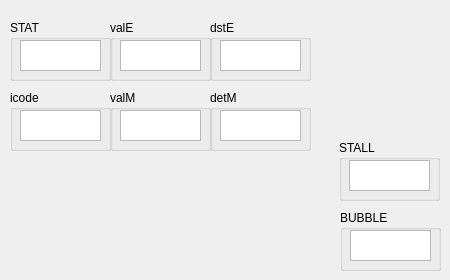
      <widget class="QWidget" name="Write_back">
       <attribute name="title">
        <string>Write_back</string>
       </attribute>
       <widget class="QGroupBox" name="groupBox_76">
        <property name="geometry">
         <rect>
          <x>340</x>
          <y>210</y>
          <width>101</width>
          <height>61</height>
         </rect>
        </property>
        <property name="title">
         <string>BUBBLE</string>
        </property>
        <widget class="QTextBrowser" name="W_bubble">
         <property name="geometry">
          <rect>
           <x>10</x>
           <y>20</y>
           <width>81</width>
           <height>31</height>
          </rect>
         </property>
        </widget>
       </widget>
       <widget class="QGroupBox" name="groupBox_78">
        <property name="geometry">
         <rect>
          <x>110</x>
          <y>20</y>
          <width>101</width>
          <height>61</height>
         </rect>
        </property>
        <property name="title">
         <string>valE</string>
        </property>
        <widget class="QTextBrowser" name="W_valE">
         <property name="geometry">
          <rect>
           <x>10</x>
           <y>20</y>
           <width>81</width>
           <height>31</height>
          </rect>
         </property>
        </widget>
       </widget>
       <widget class="QGroupBox" name="groupBox_71">
        <property name="geometry">
         <rect>
          <x>210</x>
          <y>90</y>
          <width>101</width>
          <height>61</height>
         </rect>
        </property>
        <property name="title">
         <string>detM</string>
        </property>
        <widget class="QTextBrowser" name="W_dstM">
         <property name="geometry">
          <rect>
           <x>10</x>
           <y>20</y>
           <width>81</width>
           <height>31</height>
          </rect>
         </property>
        </widget>
       </widget>
       <widget class="QGroupBox" name="groupBox_81">
        <property name="geometry">
         <rect>
          <x>10</x>
          <y>90</y>
          <width>101</width>
          <height>61</height>
         </rect>
        </property>
        <property name="title">
         <string>icode</string>
        </property>
        <widget class="QTextBrowser" name="W_icode">
         <property name="geometry">
          <rect>
           <x>10</x>
           <y>20</y>
           <width>81</width>
           <height>31</height>
          </rect>
         </property>
        </widget>
       </widget>
       <widget class="QGroupBox" name="groupBox_82">
        <property name="geometry">
         <rect>
          <x>210</x>
          <y>20</y>
          <width>101</width>
          <height>61</height>
         </rect>
        </property>
        <property name="title">
         <string>dstE</string>
        </property>
        <widget class="QTextBrowser" name="W_dstE">
         <property name="geometry">
          <rect>
           <x>10</x>
           <y>20</y>
           <width>81</width>
           <height>31</height>
          </rect>
         </property>
        </widget>
       </widget>
       <widget class="QGroupBox" name="groupBox_83">
        <property name="geometry">
         <rect>
          <x>339</x>
          <y>140</y>
          <width>101</width>
          <height>61</height>
         </rect>
        </property>
        <property name="title">
         <string>STALL</string>
        </property>
        <widget class="QTextBrowser" name="W_stall">
         <property name="geometry">
          <rect>
           <x>10</x>
           <y>20</y>
           <width>81</width>
           <height>31</height>
          </rect>
         </property>
        </widget>
       </widget>
       <widget class="QGroupBox" name="groupBox_84">
        <property name="geometry">
         <rect>
          <x>110</x>
          <y>90</y>
          <width>101</width>
          <height>61</height>
         </rect>
        </property>
        <property name="title">
         <string>valM</string>
        </property>
        <widget class="QTextBrowser" name="W_valM">
         <property name="geometry">
          <rect>
           <x>10</x>
           <y>20</y>
           <width>81</width>
           <height>31</height>
          </rect>
         </property>
        </widget>
       </widget>
       <widget class="QGroupBox" name="groupBox_85">
        <property name="geometry">
         <rect>
          <x>10</x>
          <y>20</y>
          <width>101</width>
          <height>61</height>
         </rect>
        </property>
        <property name="title">
         <string>STAT</string>
        </property>
        <widget class="QTextBrowser" name="W_STAT">
         <property name="geometry">
          <rect>
           <x>10</x>
           <y>20</y>
           <width>81</width>
           <height>31</height>
          </rect>
         </property>
        </widget>
       </widget>
      </widget>
